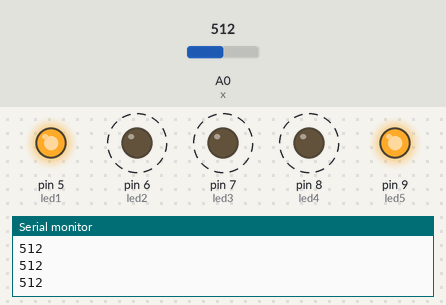
Bench run of a sketch on a simulated Arduino Uno, built with avr-gcc and run on an emulated ATmega328P. Parts: output pins drawn as LEDs (lit = HIGH), the last lines printed to the serial monitor. Dashed ring = blinking. The test bench sets the inputs (shaded band); at power-on: A0 (x) = 512.

Above: at 1.2 s.
1.3 s: A0 (x) set to 212
4.3 s: A0 (x) set to 192
At 4.55 s:
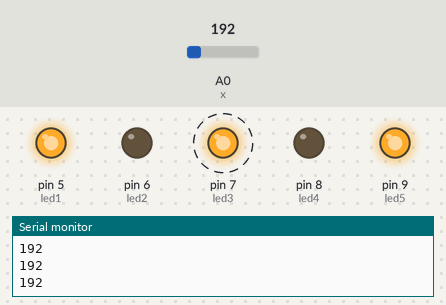
7.3 s: A0 (x) set to 0
At 8.5 s:
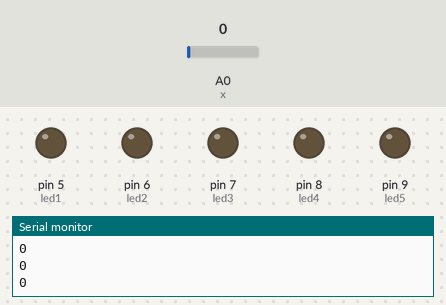
8.8 s: A0 (x) set to 27
10.3 s: A0 (x) set to 34
At 10.46 s:
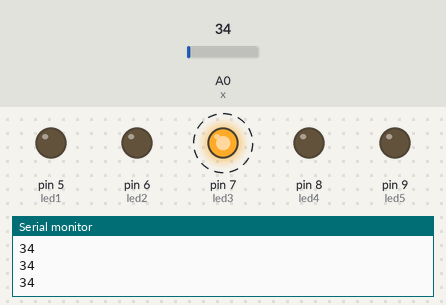
12.1 s: A0 (x) set to 1023
At 12.31 s:
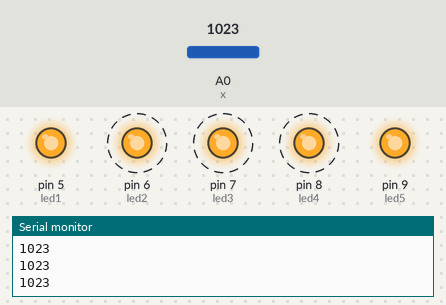
Timing chart, 0 to 62.6 s (numbered marks = the images above; inputs shaded):
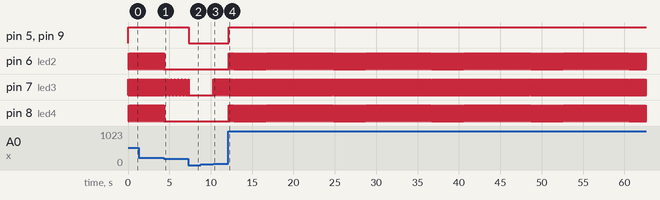

The sketch:

_5_LEDs.ino
```cpp
int x = 0;
int sound;
int led1 = 5;
int led2 = 6;
int led3 = 7;
int led4 = 8;
int led5 = 9;

void setup() {
  pinMode(led1, OUTPUT);
  pinMode(led2, OUTPUT);
  pinMode(led3, OUTPUT);
  pinMode(led4, OUTPUT);
  pinMode(led5, OUTPUT);
  Serial.begin(9600);
}

void loop() {

  sound = analogRead(x);
  Serial.println(sound);
    if (sound > 30) {
    digitalWrite(led3, HIGH);
    delay(20);
  }

    if(!sound)
    {
    digitalWrite(led1, LOW);
    digitalWrite(led2,LOW);
    digitalWrite(led3,LOW);
    digitalWrite(led4,LOW);
    digitalWrite(led5,LOW);
    }

    if (sound > 100) {

    digitalWrite(led1, HIGH);
    digitalWrite(led2,LOW);
    digitalWrite(led3,LOW);
    digitalWrite(led4,LOW);
    digitalWrite(led5,HIGH);
      delay(20);

  }

    if (sound < 100) {

    digitalWrite(led3, LOW);
   delay(15);
  }
    if (sound > 150) {
    digitalWrite(led1, HIGH);
    digitalWrite(led5, HIGH);
    delay(20);
  }
    if (sound < 150) {
    digitalWrite(led3, LOW);
  }
    if (sound > 200) {
    digitalWrite(led1, HIGH);
    digitalWrite(led2, HIGH);
    digitalWrite(led3, LOW);
    digitalWrite(led4, HIGH);
    digitalWrite(led5, HIGH);
    delay(20);
  }
    if (sound < 200) {
    digitalWrite(led3, LOW);

  }
    if (sound > 200) {
    digitalWrite(led3, HIGH);
  }
  delay(10);
}
```

Measured:
- the behaviour switches between 201 and 200 on A0 (x) (found by bisection; images 0 and 1)
- the behaviour switches between 30 and 31 on A0 (x) (found by bisection; images 2 and 3)
- after the input at 4.3 s, pin 6 (led2), pin 8 (led4): goes on until 4.4 s, then stays LOW
- after the input at 7.3 s, pin 5 (led1), pin 9 (led5): HIGH → LOW after 0.06 s; pin 7 (led3): goes on until 7.3 s, then stays LOW
- after the input at 10.3 s, pin 7 (led3): alternates HIGH for 0.02 s and LOW for 0.03 s, starting at once
- after the input at 12.1 s, pin 5 (led1), pin 9 (led5): LOW → HIGH after 0.05 s; pin 6 (led2), pin 8 (led4): alternates HIGH for 0.05 s and LOW for 0.04 s, starting after 0.09 s; pin 7 (led3): alternates HIGH for 0.03 s and LOW for 0.06 s, starting after 0.14 s
- by itself, pin 6 (led2), pin 8 (led4): alternates HIGH for 0.05 s and LOW for 0.04 s
- by itself, pin 7 (led3): alternates HIGH for 0.02 s and LOW for 0.05 s
